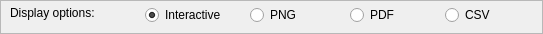
     <widget class="QFrame" name="bottomFrame">
      <property name="minimumSize">
       <size>
        <width>0</width>
        <height>30</height>
       </size>
      </property>
      <property name="frameShape">
       <enum>QFrame::StyledPanel</enum>
      </property>
      <property name="frameShadow">
       <enum>QFrame::Raised</enum>
      </property>
      <widget class="QLabel" name="label_11">
       <property name="geometry">
        <rect>
         <x>10</x>
         <y>5</y>
         <width>101</width>
         <height>16</height>
        </rect>
       </property>
       <property name="text">
        <string>Display options:</string>
       </property>
      </widget>
      <widget class="QRadioButton" name="displayINTRadioButton">
       <property name="geometry">
        <rect>
         <x>145</x>
         <y>5</y>
         <width>89</width>
         <height>20</height>
        </rect>
       </property>
       <property name="text">
        <string>Interactive</string>
       </property>
       <property name="checked">
        <bool>true</bool>
       </property>
      </widget>
      <widget class="QRadioButton" name="displayPNGRadioButton">
       <property name="geometry">
        <rect>
         <x>250</x>
         <y>5</y>
         <width>89</width>
         <height>20</height>
        </rect>
       </property>
       <property name="text">
        <string>PNG</string>
       </property>
      </widget>
      <widget class="QRadioButton" name="displayPDFRadioButton">
       <property name="geometry">
        <rect>
         <x>350</x>
         <y>5</y>
         <width>89</width>
         <height>20</height>
        </rect>
       </property>
       <property name="text">
        <string>PDF</string>
       </property>
      </widget>
      <widget class="QRadioButton" name="displayCSVRadioButton">
       <property name="geometry">
        <rect>
         <x>445</x>
         <y>5</y>
         <width>89</width>
         <height>20</height>
        </rect>
       </property>
       <property name="text">
        <string>CSV</string>
       </property>
      </widget>
     </widget>
